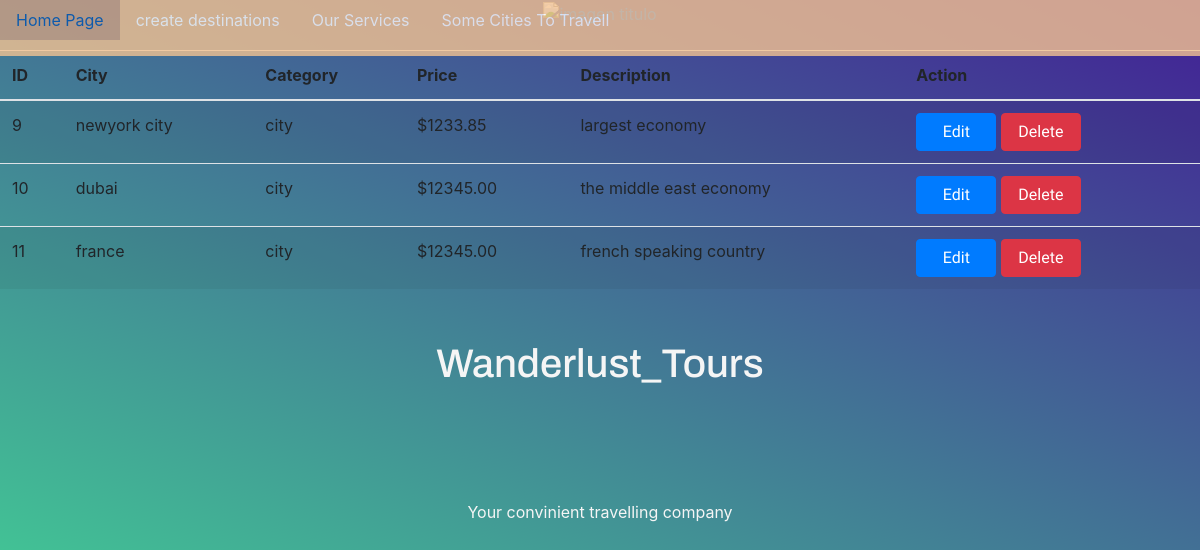
The app's page /read.php with its own data.
### tables this page shows
CREATE TABLE `travel_destinations` (
  `id` int(11) NOT NULL,
  `city` varchar(255) NOT NULL,
  `country` varchar(255) NOT NULL,
  `price` decimal(10,2) NOT NULL,
  `description` text DEFAULT NULL,
  `category` varchar(255) DEFAULT NULL,
  `image` blob DEFAULT NULL
);

### read.php (the view, shortened to what this page needs)
<?php
require_once('header.php');
?>
<link rel="stylesheet" href="https://stackpath.bootstrapcdn.com/bootstrap/4.5.2/css/bootstrap.min.css">
<?php
include 'config.php';
$query = "SELECT * FROM travel_destinations";
$result = $conn->query($query);
if ($result->num_rows > 0) {
    echo "<table class='table table-striped'>";
    echo "<thead><tr><th>ID</th><th>City</th><th>Category</th><th>Price</th><th>Description</th><th>Action</th></tr></thead>";
    echo "<tbody>";
    while ($row = $result->fetch_assoc()) {
        echo "<tr>";
        echo "<td>" . $row['id'] . "</td>";
        echo "<td>" . $row['city'] . "</td>";
        echo "<td>" . $row['category'] . "</td>";
        echo "<td>$" . $row['price'] . "</td>";
        echo "<td>" . $row['description'] . "</td>";
        echo "<td><a href='edit_destination.php?id=" . $row['id'] . "' class='btn btn-primary'>Edit</a> <a href='?delete_id=" . $row['id'] . "' class='btn btn-danger' onclick=\"return confirm('Are you sure you want to delete this record?');\">Delete</a></td>";
        echo "</tr>";
    }
    echo "</tbody></table>";
} else {
    echo "<div class='alert alert-info'>No records found.</div>";
}
?>

### header.php (shortened to what this page needs)
<!DOCTYPE html>
<html lang="en">
<head>
    <link rel="stylesheet" href="https://stackpath.bootstrapcdn.com/bootstrap/4.5.2/css/bootstrap.min.css">
    <link rel="stylesheet" href="https://cdnjs.cloudflare.com/ajax/libs/font-awesome/5.15.4/css/all.min.css">
    <link href='https://unpkg.com/boxicons@2.1.2/css/boxicons.min.css' rel='stylesheet'>
    <link rel="stylesheet" href="css/index.css">
    <link rel="stylesheet" href="css/gallery.css">
    </head>
<body>
<div id="container">
    <header id="header">
        <nav id="nav-bar">
            <ul>
                <li><a class="nav-link" href="index.php">Home Page</a></li>
                <li><a class="nav-link" href="add_destination.php">create destinations</a></li>
                <li><a class="nav-link" href="#row-servicios">Our Services</a></li>
                <li><a class="nav-link" href="#row-precios">Some Cities To Travell</a></li>
            </ul>
        </nav>
    </header>
    <div id="hero">
        <a href="#"><img class="img-hero" src="https://www.borispatagonia.com/images/fitz-roy-el-chalten-argentina.jpg" alt="imagen titulo"></a>
        <div class="titulo-imagen">
            <h1>Wanderlust_Tours</h1>
        </div>
        <div class="descripcion-imagen">
            <p>Your convinient travelling company
        </div>
    </div>
    <br>
    <br>
</body>
</html>

### css/index.css (style rules this page uses)
* { margin: 0; padding: 0; box-sizing: border-box; }
body { background-color: rgb(245,245,245); font-family: 'Fira Sans Extra Condensed', sans-serif; }
header { position: fixed; top: 0px; width: 100%; display: flex; justify-content: space-between; align-items: center; background-color: rgb(244,195,145); opacity: 0.8; }
ul, ol { list-style-type: none; margin: 0; padding: 0; overflow: hidden; }
li { float: left; }
li > a { width: 100% auto; display: block; text-align: center; color: white; padding: 14px 16px; text-decoration: none; }
#hero { width: 100%; display: inline-block; text-align: center; }
.titulo-imagen { font-family: 'Archivo', sans-serif; font-size: 2rem; color: rgb(245,245,245); position: absolute; top: 46%; left: 50%; transform: translate(-50%, -50%); }
.descripcion-imagen { color: rgb(245,245,245); position: absolute; top: 65%; left: 50%; transform: translate(-50%, -50%); }
.btn { font-weight: bold; width: 5rem; padding: 4px; font-family: 'Akshar', sans-serif; }

### css/gallery.css (style rules this page uses)
body { background-color: #3bb2b8; background: linear-gradient( 25deg, rgba(66, 230, 149, 1), rgba(66, 32, 149, 1) ); background-repeat: no-repeat; height: 100vh; font-family: "Open Sans", sans-serif; }

### records on screen
travel_destinations: id "9", city "newyork city", category "city", price "1233.85", description "largest economy"
travel_destinations: id "10", city "dubai", category "city", price "12345.00", description "the middle east economy"
travel_destinations: id "11", city "france", category "city", price "12345.00", description "french speaking country"
